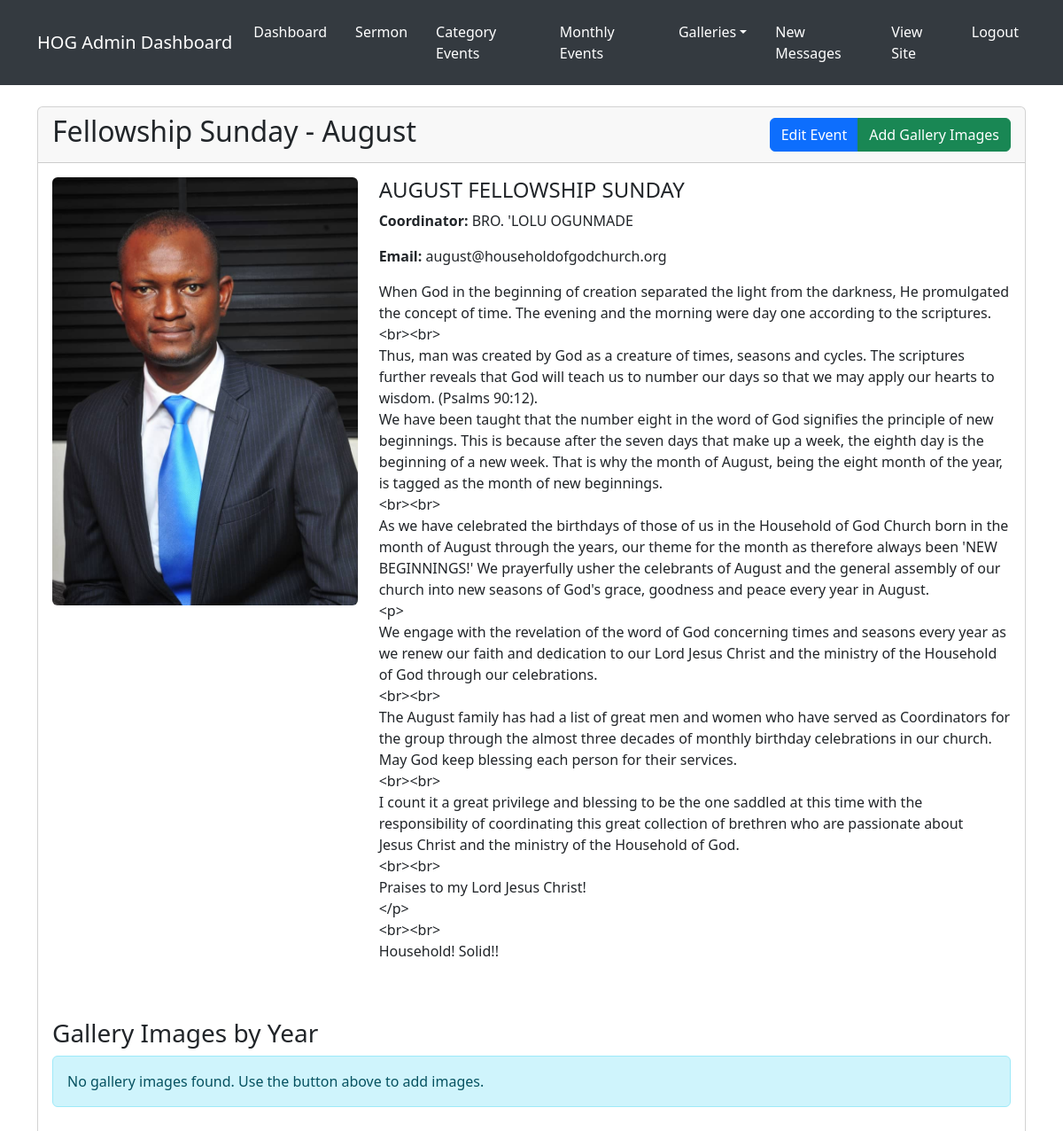
Screenshot of /custom-admin/monthly-events/fellowship-sunday-january-2025/ (signed in) with the database file from the repository.
### hog/models.py (models this page shows, shortened)
class MonthlyEvent(models.Model):
    EVENT_TYPES = [
        ('Fellowship Sunday', 'Fellowship Sunday'),
        ('Christmas Carol Competition', 'Christmas Carol Competition'),
        ('Hallelujah Party', 'Hallelujah Party'),
    ]
    MONTHS = [
        (1, 'January'), (2, 'February'), (3, 'March'),
        (4, 'April'), (5, 'May'), (6, 'June'),
        (7, 'July'), (8, 'August'), (9, 'September'),
        (10, 'October'), (11, 'November'), (12, 'December')
    ]
    title = models.CharField(max_length=200)
    event_type = models.CharField(max_length=100, choices=EVENT_TYPES)
    month = models.IntegerField(choices=MONTHS, default=1)
    year = models.IntegerField(default=timezone.now().year)
    date = models.DateField(default=timezone.now)
    location = models.CharField(max_length=200, default='Main Auditorium')
    description = models.TextField()
    image = models.ImageField(upload_to='monthly_events/', null=True, blank=True)
    coordinator_name = models.CharField(max_length=200, null=True, blank=True)
    coordinator_email = models.EmailField(null=True, blank=True)
    coordinator_image = models.ImageField(upload_to='monthly_events/coordinators/', null=True, blank=True)
    slug = models.SlugField(unique=True, blank=True)
    class Meta:
        unique_together = ('event_type', 'month', 'year')
        ordering = ['-year', 'month']

### hog/views.py (the view)
# urls.py: path('custom-admin/monthly-events/<slug:slug>/', views.monthly_event_detail, name='monthly_event_detail'),
@login_required
def monthly_event_detail(request, slug):
    event = get_object_or_404(MonthlyEvent, slug=slug)
    galleries = MonthlyEventGallery.objects.filter(event=event)\
        .order_by('-year', '-date_added')
    gallery_by_year = []
    for year, images in groupby(galleries, key=lambda x: x.year):
        gallery_by_year.append({
            'grouper': year,
            'list': list(images)
        })
    context = {
        'event': event,
        'gallery_by_year': gallery_by_year,
    }
    return render(request, 'admin/monthly_events/event_detail.html', context)

### hog/context_processors.py (called while the page is built)
def monthly_events_processor(request):
    months = [(i, month_name[i]) for i in range(1, 13)]
    monthly_events = {
        'fellowship_sunday': MonthlyEvent.objects.filter(event_type='Fellowship Sunday'),
        'christmas_carol': MonthlyEvent.objects.filter(event_type='Christmas Carol Competition'),
        'hallelujah_party': MonthlyEvent.objects.filter(event_type='Hallelujah Party'),
        'months': months
    }
    return {'monthly_events': monthly_events}

def categories_processor(request):
    categories = EventCategory.objects.all()
    events_by_category = {}
    for category in categories:
        events_by_category[category.name] = Event.objects.filter(
            category=category
        ).order_by('-year')
    return {
        'categories': categories,
        'events_by_category': events_by_category
    }

def events_processor(request):
    return {
        'events_by_category': {
            'Queen_Esther': Event.objects.filter(category__name='Queen Esther').order_by('-year'),
            'GRACE': Event.objects.filter(category__name='G.R.A.C.E').order_by('-year'),
        }
    }

def unread_messages_count(request):
    if request.user.is_authenticated:
        return {
            'unread_count': Message.objects.filter(is_read=False).count()
        }
    return {}

### templates/admin/monthly_events/event_detail.html
{% extends 'admin/base_admin.html' %} {% load static %} {% block content %}
<div class="container mt-4">
  <div class="card">
    <div class="card-header">
      <div class="d-flex justify-content-between align-items-center">
        <h2>{{ event.event_type }} - {{ event.get_month_display }}</h2>
        <div class="btn-group">
          <a
            href="{% url 'edit_monthly_event' event.id %}"
            class="btn btn-primary"
            >Edit Event</a
          >
          <a
            href="{% url 'add_monthly_event_gallery' event.id %}"
            class="btn btn-success"
            >Add Gallery Images</a
          >
        </div>
      </div>
    </div>
    <div class="card-body">
      <div class="row mb-5">
        <div class="col-md-4">
          {% if event.coordinator_image %}
          <img
            src="{{ event.coordinator_image.url }}"
            class="img-fluid rounded"
            alt="{{ event.coordinator_name }}"
          />
          {% endif %}
        </div>
        <div class="col-md-8">
          <h4>{{ event.title }}</h4>
          <p><strong>Coordinator:</strong> {{ event.coordinator_name }}</p>
          <p><strong>Email:</strong> {{ event.coordinator_email }}</p>
          <p>{{ event.description|linebreaks }}</p>
        </div>
      </div>
      <h3>Gallery Images by Year</h3>
      {% if gallery_by_year %} {% for year_group in gallery_by_year %}
      <div class="card mb-4">
        <div
          class="card-header d-flex justify-content-between align-items-center"
        >
          <h4 class="mb-0">{{ year_group.grouper }}</h4>
          <a
            href="{% url 'add_monthly_event_gallery' event.id %}?year={{ year_group.grouper }}"
            class="btn btn-sm btn-primary"
          >
            Add More Images
          </a>
        </div>
        <div class="card-body">
          <div class="row g-3">
            {% for image in year_group.list %}
            <div class="col-md-3">
              <div class="position-relative">
                <img
                  src="{{ image.image.url }}"
                  class="img-fluid rounded"
                  alt="{{ image.caption }}"
                  style="height: 200px; object-fit: cover; width: 100%"
                />
                <form
                  method="post"
                  action="{% url 'delete_gallery_image' image.id %}"
                  class="position-absolute top-0 end-0 m-2"
                  onsubmit="return confirm('Are you sure you want to delete this image?')"
                >
                  {% csrf_token %}
                  <button type="submit" class="btn btn-danger btn-sm">
                    <i class="fas fa-trash"></i>
                  </button>
                </form>
              </div>
            </div>
            {% endfor %}
          </div>
        </div>
      </div>
      {% endfor %} {% else %}
      <div class="alert alert-info">
        No gallery images found. Use the button above to add images.
      </div>
      {% endif %}
    </div>
  </div>
</div>
{% endblock %}

### rows the page displays
MonthlyEvent: event_type "Fellowship Sunday", month "August", coordinator_image (picture), title "AUGUST FELLOWSHIP SUNDAY", coordinator_name "BRO. 'LOLU OGUNMADE", coordinator_email "august@householdofgodchurch.org", description "When God in the beginning of creation separated the light from the darkness, He promulgated the concept of time. The evening and the morning were day one according to the scriptures. <br><br> Thus, man was created by God as a creature of times, seasons and cycles. The scriptures further reveals that God will teach us to number our days so that we may apply our hearts to wisdom. (Psalms 90:12). We have been taught that the number eight in the word of God signifies the principle of new beginnings. This is because after the seven days that make up a week, the eighth day is the beginning of a new week. That is why the month of August, being the eight month of the year, is tagged as the month of…"
